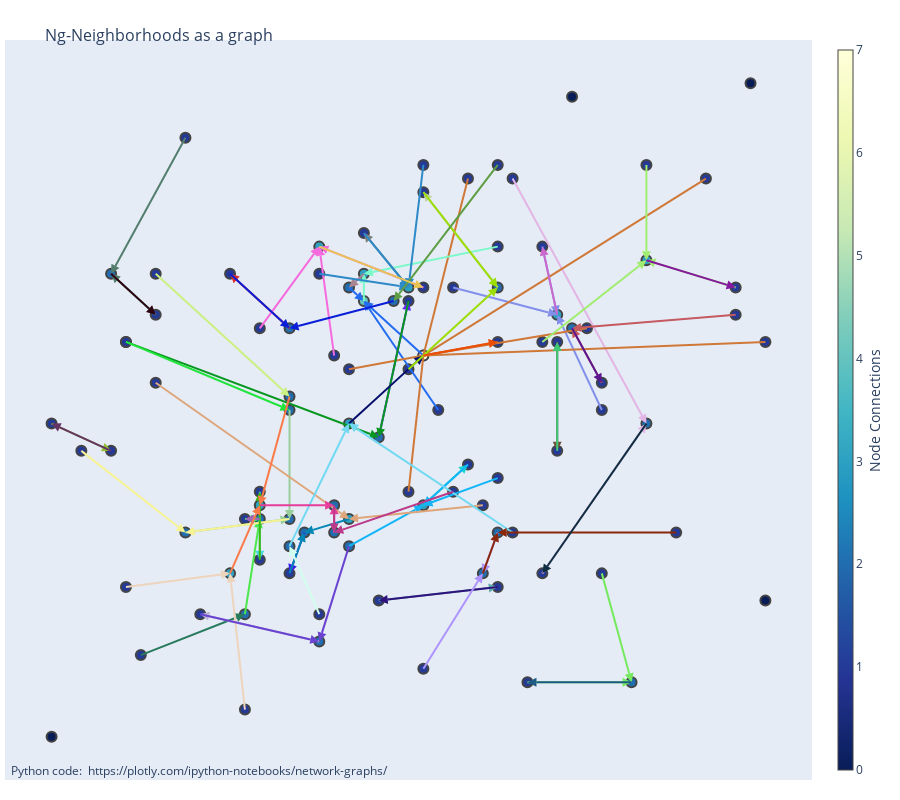

Notebook source saved alongside this figure:
### Code cell
node_adjacencies = []
node_text = []
for node, adjacencies in enumerate(G.adjacency()):
    node_adjacencies.append(len(adjacencies[1]))
    node_text.append('Node '+str(node)+', # of connections: '+str(len(adjacencies[1]))+(", being neighbor of : "+str(ng_set_dict_by_element[node]["neighbors"]) if node in ng_set_dict_by_element else "") + (", NG : "+str(ng_set[node]) if node in ng_set else ""))

node_trace.marker.color = node_adjacencies
node_trace.text = node_text

fig2 = go.Figure(data=[node_trace],
             layout=go.Layout(
                title='<br>Ng-Neighborhoods as a graph',
                titlefont_size=16,
                showlegend=False,
                hovermode='closest',
                margin=dict(b=20,l=5,r=5,t=40),
                annotations=[ dict(
                    text="Python code: <a href='https://plotly.com/ipython-notebooks/network-graphs/'> https://plotly.com/ipython-notebooks/network-graphs/</a>",
                    showarrow=False,
                    xref="paper", yref="paper",
                    x=0.005, y=-0.002 ) ],
                xaxis=dict(showgrid=False, zeroline=False, showticklabels=False),
                yaxis=dict(showgrid=False, zeroline=False, showticklabels=False),
                height=800)
                
                )
for subtrace in edge_trace:
    fig2.add_trace(subtrace)
fig2.show()

### Figure 1 — Plotly figure (JSON) as saved in the notebook; plotly's stock layout.template omitted (floating-point values rounded to 4 significant figures)
{"data": [{"hoverinfo": "text", "marker": {"color": [0, 2, 2, 2, 2, 1, 1, 3, 1, 1, 0, 1, 1, 2, 4, 1, 2, 1, 3, 1, 1, 1, 1, 1, 1, 1, 1, 1, 1, 1, 2, 1, 1, 2, 1, 1, 1, 2, 1, 1, 1, 1, 2, 1, 1, 3, 0, 2, 1, 3, 1, 1, 3, 1, 1, 2, 1, 1, 1, 1, 2, 0, 2, 1, 3, 2, 1, 2, 1, 2, 1, 1, 1, 1, 2, 1, 1, 1, 2, 1, 1, 2, 7, 2, 1, 1, 1, 1, 3, 1, 2, 2, 1, 1, 3, 1, 1, 3, 2, 3, 1], "colorbar": {"thickness": 15, "title": {"side": "right", "text": "Node Connections"}, "xanchor": "left"}, "colorscale": [[0, "rgb(255,255,217)"], [0.125, "rgb(237,248,177)"], [0.25, "rgb(199,233,180)"], [0.375, "rgb(127,205,187)"], [0.5, "rgb(65,182,196)"], [0.625, "rgb(29,145,192)"], [0.75, "rgb(34,94,168)"], [0.875, "rgb(37,52,148)"], [1, "rgb(8,29,88)"]], "line": {"width": 2}, "reversescale": true, "showscale": true, "size": 10}, "mode": "markers", "text": ["Node 0, # of connections: 0", "Node 1, # of connections: 2, being neighbor of : [21, 88], NG : [21]", "Node 2, # of connections: 2, being neighbor of : [45], NG : [14]", "Node 3, # of connections: 2, being neighbor of : [38, 71], NG : [38]", "Node 4, # of connections: 2, being neighbor of : [37, 89], NG : [89]", "Node 5, # of connections: 1, NG : [52]", "Node 6, # of connections: 1, being neighbor of : [90], NG : [90]", "Node 7, # of connections: 3, being neighbor of : [11, 65, 66], NG : [11]", "Node 8, # of connections: 1, NG : [16]", "Node 9, # of connections: 1, NG : [82]", "Node 10, # of connections: 0", "Node 11, # of connections: 1, being neighbor of : [7], NG : [7]", "Node 12, # of connections: 1, being neighbor of : [47], NG : [47]", "Node 13, # of connections: 2, being neighbor of : [75], NG : [60]", "Node 14, # of connections: 4, being neighbor of : [2, 34, 67], NG : [49]", "Node 15, # of connections: 1, NG : [97]", "Node 16, # of connections: 2, being neighbor of : [8], NG : [30]", "Node 17, # of connections: 1, being neighbor of : [33], NG : [33]", "Node 18, # of connections: 3, being neighbor of : [50, 57, 86], NG : [50]", "Node 19, # of connections: 1, being neighbor of : [39], NG : [39]", "Node 20, # of connections: 1, NG : [78]", "Node 21, # of connections: 1, being neighbor of : [1], NG : [1]", "Node 22, # of connections: 1, NG : [97]", "Node 23, # of connections: 1, NG : [88]", "Node 24, # of connections: 1, being neighbor of : [28], NG : [28]", "Node 25, # of connections: 1, NG : [64]", "Node 26, # of connections: 1, being neighbor of : [44], NG : [44]", "Node 27, # of connections: 1, NG : [98]", "Node 28, # of connections: 1, being neighbor of : [24], NG : [24]", "Node 29, # of connections: 1, NG : [52]", "Node 30, # of connections: 2, being neighbor of : [16, 63], NG : [63]", "Node 31, # of connections: 1, NG : [33]", "Node 32, # of connections: 1, NG : [82]", "Node 33, # of connections: 2, being neighbor of : [17, 31], NG : [17]", "Node 34, # of connections: 1, NG : [14]", "Node 35, # of connections: 1, NG : [64]", "Node 36, # of connections: 1, being neighbor of : [78], NG : [78]", "Node 37, # of connections: 2, being neighbor of : [95], NG : [4]", "Node 38, # of connections: 1, being neighbor of : [3], NG : [3]", "Node 39, # of connections: 1, being neighbor of : [19], NG : [19]", "Node 40, # of connections: 1, being neighbor of : [58], NG : [58]", "Node 41, # of connections: 1, NG : [47]", "Node 42, # of connections: 2, being neighbor of : [65, 73], NG : [73]", "Node 43, # of connections: 1, NG : [82]", "Node 44, # of connections: 1, being neighbor of : [26], NG : [26]", "Node 45, # of connections: 3, being neighbor of : [56, 83], NG : [2]", "Node 46, # of connections: 0", "Node 47, # of connections: 2, being neighbor of : [12, 41], NG : [12]", "Node 48, # of connections: 1, NG : [82]", "Node 49, # of connections: 3, being neighbor of : [14, 100], NG : [67]", "Node 50, # of connections: 1, being neighbor of : [18], NG : [18]", "Node 51, # of connections: 1, NG : [82]", "Node 52, # of connections: 3, being neighbor of : [5, 29, 80], NG : [80]", "Node 53, # of connections: 1, being neighbor of : [64], NG : [64]", "Node 54, # of connections: 1, NG : [94]", "Node 55, # of connections: 2, being neighbor of : [69, 72], NG : [69]", "Node 56, # of connections: 1, NG : [45]", "Node 57, # of connections: 1, NG : [18]", "Node 58, # of connections: 1, being neighbor of : [40], NG : [40]", "Node 59, # of connections: 1, NG : [81]", "Node 60, # of connections: 2, being neighbor of : [13, 98], NG : [98]", "Node 61, # of connections: 0", "Node 62, # of connections: 2, being neighbor of : [76, 77], NG : [77]", "Node 63, # of connections: 1, being neighbor of : [30], NG : [30]", "Node 64, # of connections: 3, being neighbor of : [25, 35, 53], NG : [53]", "Node 65, # of connections: 2, NG : [7, 42]", "Node 66, # of connections: 1, NG : [7]", "Node 67, # of connections: 2, being neighbor of : [49], NG : [14]", "Node 68, # of connections: 1, NG : [83]", "Node 69, # of connections: 2, being neighbor of : [55, 96], NG : [55]", "Node 70, # of connections: 1, NG : [82]", "Node 71, # of connections: 1, NG : [3]", "Node 72, # of connections: 1, NG : [55]", "Node 73, # of connections: 1, being neighbor of : [42], NG : [42]", "Node 74, # of connections: 2, being neighbor of : [87, 91], NG : [91]", "Node 75, # of connections: 1, NG : [13]", "Node 76, # of connections: 1, NG : [62]", "Node 77, # of connections: 1, being neighbor of : [62], NG : [62]", "Node 78, # of connections: 2, being neighbor of : [20, 36], NG : [36]", "Node 79, # of connections: 1, NG : [94]", "Node 80, # of connections: 1, being neighbor of : [52], NG : [52]", "Node 81, # of connections: 2, being neighbor of : [59], NG : [99]", "Node 82, # of connections: 7, being neighbor of : [9, 32, 43, 48, 51, 70, 93], NG : [93]", "Node 83, # of connections: 2, being neighbor of : [68], NG : [45]", "Node 84, # of connections: 1, NG : [88]", "Node 85, # of connections: 1, NG : [90]", "Node 86, # of connections: 1, NG : [18]", "Node 87, # of connections: 1, NG : [74]", "Node 88, # of connections: 3, being neighbor of : [23, 84], NG : [1]", "Node 89, # of connections: 1, being neighbor of : [4], NG : [4]", "Node 90, # of connections: 2, being neighbor of : [6, 85], NG : [6]", "Node 91, # of connections: 2, being neighbor of : [74, 99], NG : [74]", "Node 92, # of connections: 1, being neighbor of : [97], NG : [97]", "Node 93, # of connections: 1, being neighbor of : [82], NG : [82]", "Node 94, # of connections: 3, being neighbor of : [54, 79], NG : [99]", "Node 95, # of connections: 1, NG : [37]", "Node 96, # of connections: 1, NG : [69]", "Node 97, # of connections: 3, being neighbor of : [15, 22, 92], NG : [92]", "Node 98, # of connections: 2, being neighbor of : [27, 60], NG : [60]", "Node 99, # of connections: 3, being neighbor of : [81, 94], NG : [91]", "Node 100, # of connections: 1, NG : [49]"], "type": "scatter", "x": [25, 42, 50, 47, 41, 62, 58, 50, 31, 45, 60, 53, 57, 41, 46, 39, 38, 32, 49, 47, 71, 41, 44, 32, 39, 65, 59, 27, 39, 52, 39, 34, 73, 29, 51, 58, 62, 48, 49, 55, 25, 62, 43, 61, 59, 45, 73, 64, 49, 46, 46, 53, 59, 71, 38, 55, 56, 50, 29, 32, 41, 72, 55, 38, 65, 45, 55, 45, 43, 54, 69, 30, 67, 35, 44, 30, 49, 50, 60, 30, 58, 41, 50, 41, 54, 56, 43, 52, 45, 37, 65, 44, 50, 55, 37, 55, 50, 43, 34, 39, 55], "y": [25, 40, 53, 47, 55, 49, 37, 42, 31, 52, 72, 45, 29, 49, 57, 55, 34, 56, 58, 35, 56, 37, 53, 51, 43, 67, 54, 46, 38, 58, 41, 69, 54, 59, 49, 54, 51, 57, 57, 36, 48, 37, 32, 55, 46, 48, 35, 29, 43, 59, 62, 66, 56, 58, 27, 40, 40, 67, 46, 59, 41, 73, 58, 41, 60, 39, 44, 58, 34, 37, 66, 54, 40, 34, 40, 54, 52, 65, 55, 36, 61, 50, 53, 39, 42, 66, 59, 43, 41, 59, 48, 42, 58, 54, 37, 67, 30, 61, 40, 42, 61]}, {"hoverinfo": "none", "marker": {"angleref": "previous", "color": "rgb(53,33,232)", "size": 9, "symbol": "arrow-bar-up"}, "type": "scatter", "x": [42, 41, null], "y": [40, 37, null]}, {"hoverinfo": "none", "marker": {"angleref": "previous", "color": "rgb(35,107,240)", "size": 9, "symbol": "arrow-bar-up"}, "type": "scatter", "x": [50, 46, null, 51, 46, null, 45, 46, null], "y": [53, 57, null, 49, 57, null, 58, 57, null]}, {"hoverinfo": "none", "marker": {"angleref": "previous", "color": "rgb(96,36,250)", "size": 9, "symbol": "arrow-bar-up"}, "type": "scatter", "x": [47, 49, null], "y": [47, 57, null]}, {"hoverinfo": "none", "marker": {"angleref": "previous", "color": "rgb(225,46,47)", "size": 9, "symbol": "arrow-bar-up"}, "type": "scatter", "x": [41, 37, null], "y": [55, 59, null]}, {"hoverinfo": "none", "marker": {"angleref": "previous", "color": "rgb(131,144,235)", "size": 9, "symbol": "arrow-bar-up"}, "type": "scatter", "x": [62, 59, null, 52, 59, null, 58, 59, null], "y": [49, 56, null, 58, 56, null, 61, 56, null]}, {"hoverinfo": "none", "marker": {"angleref": "previous", "color": "rgb(227,181,229)", "size": 9, "symbol": "arrow-bar-up"}, "type": "scatter", "x": [58, 65, null, 56, 65, null], "y": [37, 48, null, 66, 48, null]}, {"hoverinfo": "none", "marker": {"angleref": "previous", "color": "rgb(27,212,207)", "size": 9, "symbol": "arrow-bar-up"}, "type": "scatter", "x": [50, 53, null], "y": [42, 45, null]}, {"hoverinfo": "none", "marker": {"angleref": "previous", "color": "rgb(40,123,92)", "size": 9, "symbol": "arrow-bar-up"}, "type": "scatter", "x": [31, 38, null], "y": [31, 34, null]}, {"hoverinfo": "none", "marker": {"angleref": "previous", "color": "rgb(207,120,55)", "size": 9, "symbol": "arrow-bar-up"}, "type": "scatter", "x": [45, 50, null, 73, 50, null, 61, 50, null, 49, 50, null, 53, 50, null, 69, 50, null, 55, 50, null], "y": [52, 53, null, 54, 53, null, 55, 53, null, 43, 53, null, 66, 53, null, 66, 53, null, 54, 53, null]}, {"hoverinfo": "none", "marker": {"angleref": "previous", "color": "rgb(17,181,248)", "size": 9, "symbol": "arrow-bar-up"}, "type": "scatter", "x": [53, 50, null, 45, 50, null, 55, 50, null], "y": [45, 42, null, 39, 42, null, 44, 42, null]}, {"hoverinfo": "none", "marker": {"angleref": "previous", "color": "rgb(118,234,94)", "size": 9, "symbol": "arrow-bar-up"}, "type": "scatter", "x": [57, 64, null, 62, 64, null], "y": [29, 29, null, 37, 29, null]}, {"hoverinfo": "none", "marker": {"angleref": "previous", "color": "rgb(151,206,153)", "size": 9, "symbol": "arrow-bar-up"}, "type": "scatter", "x": [41, 41, null, 34, 41, null], "y": [49, 41, null, 40, 41, null]}, {"hoverinfo": "none", "marker": {"angleref": "previous", "color": "rgb(123,249,201)", "size": 9, "symbol": "arrow-bar-up"}, "type": "scatter", "x": [46, 46, null, 55, 46, null], "y": [57, 59, null, 61, 59, null]}, {"hoverinfo": "none", "marker": {"angleref": "previous", "color": "rgb(245,107,221)", "size": 9, "symbol": "arrow-bar-up"}, "type": "scatter", "x": [39, 43, null, 44, 43, null, 50, 43, null], "y": [55, 61, null, 53, 61, null, 58, 61, null]}, {"hoverinfo": "none", "marker": {"angleref": "previous", "color": "rgb(75,231,76)", "size": 9, "symbol": "arrow-bar-up"}, "type": "scatter", "x": [38, 39, null, 38, 39, null], "y": [34, 41, null, 41, 41, null]}, {"hoverinfo": "none", "marker": {"angleref": "previous", "color": "rgb(83,126,109)", "size": 9, "symbol": "arrow-bar-up"}, "type": "scatter", "x": [32, 29, null, 34, 29, null], "y": [56, 59, null, 69, 59, null]}, {"hoverinfo": "none", "marker": {"angleref": "previous", "color": "rgb(126,129,127)", "size": 9, "symbol": "arrow-bar-up"}, "type": "scatter", "x": [49, 46, null], "y": [58, 62, null]}, {"hoverinfo": "none", "marker": {"angleref": "previous", "color": "rgb(98,172,176)", "size": 9, "symbol": "arrow-bar-up"}, "type": "scatter", "x": [47, 55, null], "y": [35, 36, null]}, {"hoverinfo": "none", "marker": {"angleref": "previous", "color": "rgb(197,89,96)", "size": 9, "symbol": "arrow-bar-up"}, "type": "scatter", "x": [71, 60, null, 62, 60, null], "y": [56, 55, null, 51, 55, null]}, {"hoverinfo": "none", "marker": {"angleref": "previous", "color": "rgb(2,135,181)", "size": 9, "symbol": "arrow-bar-up"}, "type": "scatter", "x": [41, 42, null, 45, 42, null], "y": [37, 40, null, 41, 40, null]}, {"hoverinfo": "none", "marker": {"angleref": "previous", "color": "rgb(222,166,122)", "size": 9, "symbol": "arrow-bar-up"}, "type": "scatter", "x": [32, 45, null, 54, 45, null], "y": [51, 41, null, 42, 41, null]}, {"hoverinfo": "none", "marker": {"angleref": "previous", "color": "rgb(70,215,225)", "size": 9, "symbol": "arrow-bar-up"}, "type": "scatter", "x": [39, 39, null], "y": [43, 38, null]}, {"hoverinfo": "none", "marker": {"angleref": "previous", "color": "rgb(161,237,112)", "size": 9, "symbol": "arrow-bar-up"}, "type": "scatter", "x": [65, 65, null, 58, 65, null, 71, 65, null], "y": [67, 60, null, 54, 60, null, 58, 60, null]}, {"hoverinfo": "none", "marker": {"angleref": "previous", "color": "rgb(111,83,61)", "size": 9, "symbol": "arrow-bar-up"}, "type": "scatter", "x": [59, 59, null], "y": [54, 46, null]}, {"hoverinfo": "none", "marker": {"angleref": "previous", "color": "rgb(247,243,147)", "size": 9, "symbol": "arrow-bar-up"}, "type": "scatter", "x": [27, 34, null, 41, 34, null], "y": [46, 40, null, 41, 40, null]}, {"hoverinfo": "none", "marker": {"angleref": "previous", "color": "rgb(60,185,10)", "size": 9, "symbol": "arrow-bar-up"}, "type": "scatter", "x": [39, 39, null], "y": [38, 43, null]}, {"hoverinfo": "none", "marker": {"angleref": "previous", "color": "rgb(159,101,186)", "size": 9, "symbol": "arrow-bar-up"}, "type": "scatter", "x": [39, 38, null], "y": [41, 41, null]}, {"hoverinfo": "none", "marker": {"angleref": "previous", "color": "rgb(43,3,17)", "size": 9, "symbol": "arrow-bar-up"}, "type": "scatter", "x": [29, 32, null], "y": [59, 56, null]}, {"hoverinfo": "none", "marker": {"angleref": "previous", "color": "rgb(10,30,215)", "size": 9, "symbol": "arrow-bar-up"}, "type": "scatter", "x": [48, 41, null, 37, 41, null], "y": [57, 55, null, 59, 55, null]}, {"hoverinfo": "none", "marker": {"angleref": "previous", "color": "rgb(7,151,33)", "size": 9, "symbol": "arrow-bar-up"}, "type": "scatter", "x": [49, 47, null, 30, 47, null], "y": [57, 47, null, 54, 47, null]}, {"hoverinfo": "none", "marker": {"angleref": "previous", "color": "rgb(48,18,125)", "size": 9, "symbol": "arrow-bar-up"}, "type": "scatter", "x": [55, 47, null], "y": [36, 35, null]}, {"hoverinfo": "none", "marker": {"angleref": "previous", "color": "rgb(146,191,45)", "size": 9, "symbol": "arrow-bar-up"}, "type": "scatter", "x": [25, 29, null], "y": [48, 46, null]}, {"hoverinfo": "none", "marker": {"angleref": "previous", "color": "rgb(184,178,211)", "size": 9, "symbol": "arrow-bar-up"}, "type": "scatter", "x": [43, 35, null], "y": [32, 34, null]}, {"hoverinfo": "none", "marker": {"angleref": "previous", "color": "rgb(65,200,117)", "size": 9, "symbol": "arrow-bar-up"}, "type": "scatter", "x": [59, 59, null], "y": [46, 54, null]}, {"hoverinfo": "none", "marker": {"angleref": "previous", "color": "rgb(5,15,107)", "size": 9, "symbol": "arrow-bar-up"}, "type": "scatter", "x": [45, 50, null], "y": [48, 53, null]}, {"hoverinfo": "none", "marker": {"angleref": "previous", "color": "rgb(30,92,133)", "size": 9, "symbol": "arrow-bar-up"}, "type": "scatter", "x": [64, 57, null], "y": [29, 29, null]}, {"hoverinfo": "none", "marker": {"angleref": "previous", "color": "rgb(169,132,145)", "size": 9, "symbol": "arrow-bar-up"}, "type": "scatter", "x": [46, 45, null], "y": [59, 58, null]}, {"hoverinfo": "none", "marker": {"angleref": "previous", "color": "rgb(45,138,199)", "size": 9, "symbol": "arrow-bar-up"}, "type": "scatter", "x": [46, 49, null, 50, 49, null, 43, 49, null], "y": [62, 58, null, 67, 58, null, 59, 58, null]}, {"hoverinfo": "none", "marker": {"angleref": "previous", "color": "rgb(202,104,204)", "size": 9, "symbol": "arrow-bar-up"}, "type": "scatter", "x": [59, 58, null], "y": [56, 61, null]}, {"hoverinfo": "none", "marker": {"angleref": "previous", "color": "rgb(237,212,188)", "size": 9, "symbol": "arrow-bar-up"}, "type": "scatter", "x": [38, 37, null, 30, 37, null], "y": [27, 37, null, 36, 37, null]}, {"hoverinfo": "none", "marker": {"angleref": "previous", "color": "rgb(174,147,252)", "size": 9, "symbol": "arrow-bar-up"}, "type": "scatter", "x": [55, 54, null, 50, 54, null], "y": [40, 37, null, 30, 37, null]}, {"hoverinfo": "none", "marker": {"angleref": "previous", "color": "rgb(113,218,242)", "size": 9, "symbol": "arrow-bar-up"}, "type": "scatter", "x": [56, 45, null, 41, 45, null], "y": [40, 48, null, 39, 48, null]}, {"hoverinfo": "none", "marker": {"angleref": "previous", "color": "rgb(101,52,102)", "size": 9, "symbol": "arrow-bar-up"}, "type": "scatter", "x": [29, 25, null], "y": [46, 48, null]}, {"hoverinfo": "none", "marker": {"angleref": "previous", "color": "rgb(204,240,129)", "size": 9, "symbol": "arrow-bar-up"}, "type": "scatter", "x": [32, 41, null], "y": [59, 50, null]}, {"hoverinfo": "none", "marker": {"angleref": "previous", "color": "rgb(194,209,170)", "size": 9, "symbol": "arrow-bar-up"}, "type": "scatter", "x": [55, 50, null], "y": [58, 65, null]}, {"hoverinfo": "none", "marker": {"angleref": "previous", "color": "rgb(134,24,160)", "size": 9, "symbol": "arrow-bar-up"}, "type": "scatter", "x": [65, 71, null], "y": [60, 58, null]}, {"hoverinfo": "none", "marker": {"angleref": "previous", "color": "rgb(106,67,209)", "size": 9, "symbol": "arrow-bar-up"}, "type": "scatter", "x": [45, 43, null, 35, 43, null], "y": [39, 32, null, 34, 32, null]}, {"hoverinfo": "none", "marker": {"angleref": "previous", "color": "rgb(209,255,237)", "size": 9, "symbol": "arrow-bar-up"}, "type": "scatter", "x": [43, 41, null], "y": [34, 39, null]}, {"hoverinfo": "none", "marker": {"angleref": "previous", "color": "rgb(139,40,12)", "size": 9, "symbol": "arrow-bar-up"}, "type": "scatter", "x": [54, 55, null, 67, 55, null], "y": [37, 40, null, 40, 40, null]}, {"hoverinfo": "none", "marker": {"angleref": "previous", "color": "rgb(230,61,155)", "size": 9, "symbol": "arrow-bar-up"}, "type": "scatter", "x": [44, 44, null, 39, 44, null], "y": [40, 42, null, 42, 42, null]}, {"hoverinfo": "none", "marker": {"angleref": "previous", "color": "rgb(32,228,58)", "size": 9, "symbol": "arrow-bar-up"}, "type": "scatter", "x": [30, 41, null], "y": [54, 49, null]}, {"hoverinfo": "none", "marker": {"angleref": "previous", "color": "rgb(156,222,4)", "size": 9, "symbol": "arrow-bar-up"}, "type": "scatter", "x": [49, 55, null, 50, 55, null], "y": [52, 58, null, 65, 58, null]}, {"hoverinfo": "none", "marker": {"angleref": "previous", "color": "rgb(91,21,143)", "size": 9, "symbol": "arrow-bar-up"}, "type": "scatter", "x": [60, 62, null], "y": [55, 51, null]}, {"hoverinfo": "none", "marker": {"angleref": "previous", "color": "rgb(250,123,73)", "size": 9, "symbol": "arrow-bar-up"}, "type": "scatter", "x": [41, 39, null, 37, 39, null], "y": [50, 42, null, 37, 42, null]}, {"hoverinfo": "none", "marker": {"angleref": "previous", "color": "rgb(235,77,6)", "size": 9, "symbol": "arrow-bar-up"}, "type": "scatter", "x": [50, 55, null], "y": [53, 54, null]}, {"hoverinfo": "none", "marker": {"angleref": "previous", "color": "rgb(187,58,137)", "size": 9, "symbol": "arrow-bar-up"}, "type": "scatter", "x": [52, 44, null, 44, 44, null], "y": [43, 40, null, 42, 40, null]}, {"hoverinfo": "none", "marker": {"angleref": "previous", "color": "rgb(15,46,66)", "size": 9, "symbol": "arrow-bar-up"}, "type": "scatter", "x": [65, 58, null], "y": [48, 37, null]}, {"hoverinfo": "none", "marker": {"angleref": "previous", "color": "rgb(93,157,68)", "size": 9, "symbol": "arrow-bar-up"}, "type": "scatter", "x": [55, 48, null], "y": [67, 57, null]}, {"hoverinfo": "none", "marker": {"angleref": "previous", "color": "rgb(232,197,81)", "size": 9, "symbol": "arrow-bar-up"}, "type": "scatter", "x": [43, 50, null], "y": [61, 58, null]}], "layout": {"annotations": [{"showarrow": false, "text": "Python code: <a href='https://plotly.com/ipython-notebooks/network-graphs/'> https://plotly.com/ipython-notebooks/network-graphs/</a>", "x": 0.005, "xref": "paper", "y": -0.002, "yref": "paper"}], "height": 800, "hovermode": "closest", "margin": {"b": 20, "l": 5, "r": 5, "t": 40}, "showlegend": false, "title": {"font": {"size": 16}, "text": "<br>Ng-Neighborhoods as a graph"}, "xaxis": {"showgrid": false, "showticklabels": false, "zeroline": false}, "yaxis": {"showgrid": false, "showticklabels": false, "zeroline": false}}}
